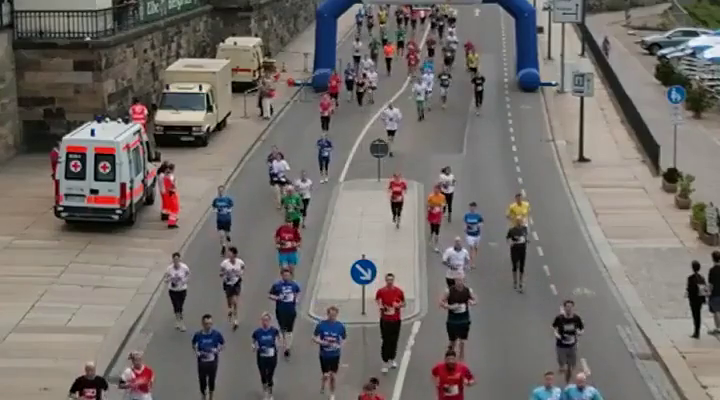
#> input picture frame 15 of Day64/Computer Vision - Object Tracking with OpenCV and Python/Video/run.mp4, 720 x 400 px, given in place of chaplin.mp4, which was not available
$ jupyter execute 02_Dense_Optical_Flow.ipynb
#> lines starting #> are read from the running program, lines starting #| are printed output that depends on the picture; pictures that were not available may be replaced by others from this repository, and a replacement may not be noted
[cell 1]
"""import cv2
import numpy as np

#Video Capture
cap = cv2.VideoCapture('Video/Chaplin.mp4')

#read the capture and get the first frame
ret,first_frame=cap.read()

#convert frame to grayscale
prev_gray=cv2.cvtColor(first_frame,cv2.COLOR_BGR2GRAY)

#Create an image with the same dimensions as the frame for the latest drawing purposes
mask=np.zeros_like(first_frame)

#saturation to maximum
mask[...,1]=255

while(cap.isOpened()):

    #read the capture and get the first frame
    ret,frame=cap.read()

    #open new window and display the input the first frame
    cv2.imshow('input',frame)

    #convert all frame to Grayscale (previously we did only the first frame)
    gray= cv2.cvtColor(frame,cv2.COLOR_BGR2GRAY)

    #calculate dense optical flow by Farenback
    flow=cv2.calcOpticalFlowFarenback(prev_gray,
                                     gray,
                                     None,
                                     0.5,
                                     3,
                                     15,
                                     3,
                                     5,
                                     1.2,
                                     0)
    #compute Magnitude and Angle
    magn,angle=cv2.cartToPolar(flow[...,0],
                              flow[...,1])

    #set image hue depanding on the optical flow direction
    mask[...,0]=angle*180/(np.pi/2)

    #normalize the magnitude
    mask[...,2] = cv2.normalize(magn,
                               None,
                               0,
                               255,
                               cv2.NORM_MINMAX)

    #convert HSV to RGB
    rgb=cv2.cvtColor(mask,cv2.COLOR_HSV2RGB)

    #open new window and display the output
    cv2.imshow('Dense Optical Flow',rgb)

    #update previous frame
    prev_gray=gray

    #close the frame
    if cv2.waitKey(30)& 0xFF == ord('q'):
        break

cap.release()
cv2.destroyALlWindows()"""

# Import Libraries
import cv2
import numpy as np


# Video Capture
cap=cv2.VideoCapture('Video/chaplin.mp4')

# Read the capture and get the first frame
ret,first_frame=cap.read()
#> first_frame is the input picture: shape (400, 720, 3); mean B, G, R 106.7, 110.3, 115.7

# Convert frame to Grayscale
prev_gray=cv2.cvtColor(first_frame,cv2.COLOR_BGR2GRAY)
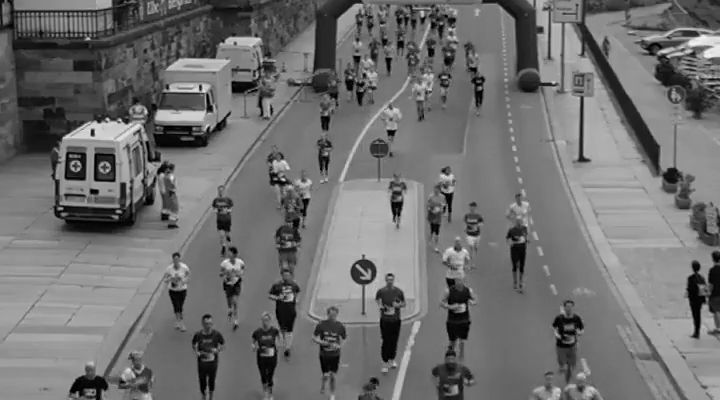
#> prev_gray: shape (400, 720); min 0, max 244, mean 111.5

# Create# Create an image with the same dimensions as the frame for later drawing purposes
mask=np.zeros_like(first_frame)

# Saturation to maximum
mask[...,1]=255

# While loop
while(cap.isOpened()):

    # Read the capture and get the first frame
    ret,frame=cap.read()
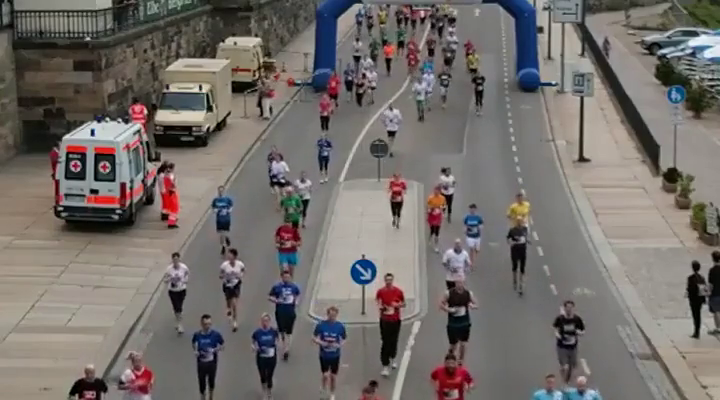
#> input picture frame 16 of Day64/Computer Vision - Object Tracking with OpenCV and Python/Video/run.mp4, 720 x 400 px, given in place of chaplin.mp4, which was not available
#> frame is the input picture: shape (400, 720, 3); mean B, G, R 106.7, 110.4, 115.8

    # Open new window and display the input frame
    cv2.imshow('input',frame)

    # Convert all frame to Grayscale (previously we did only the first frame)
    gray= cv2.cvtColor(frame,cv2.COLOR_BGR2GRAY)
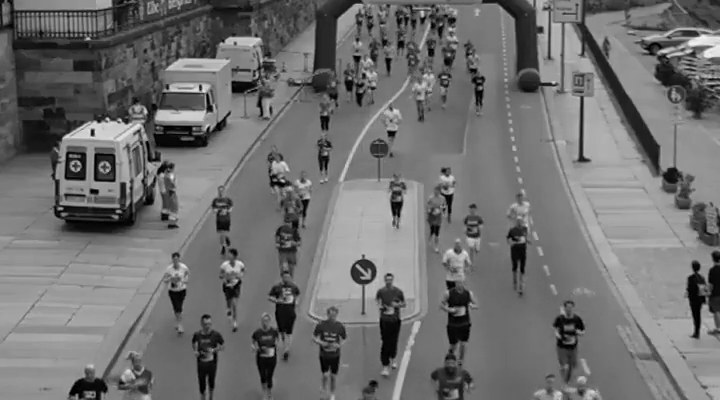
#> gray: shape (400, 720); min 0, max 242, mean 111.6

    # Calculate dense optical flow by Farneback
    flow=cv2.calcOpticalFlowFarneback(prev_gray,
                                     gray,
                                     None,
                                     0.5,
                                     3,
                                     15,
                                     3,
                                     5,
                                     1.2,
                                     0)

    # Compute Magnitude and Angle
    magn,angle=cv2.cartToPolar(flow[...,0],
                               flow[...,1])
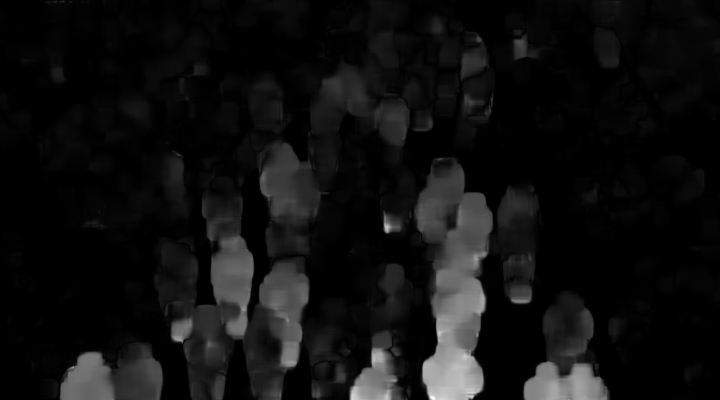
#> magn: shape (400, 720) float32; min 3.09e-10, max 5.93, mean 0.388; drawn with min black and max white
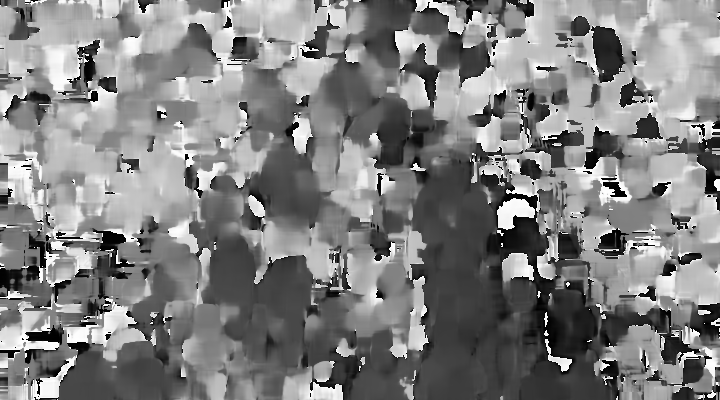
#> angle: shape (400, 720) float32; min 2.52e-05, max 6.28, mean 3.18; drawn with min black and max white

    # Set image hue depanding on the optical flow direction
    mask[...,0]=angle*180/(np.pi/2)
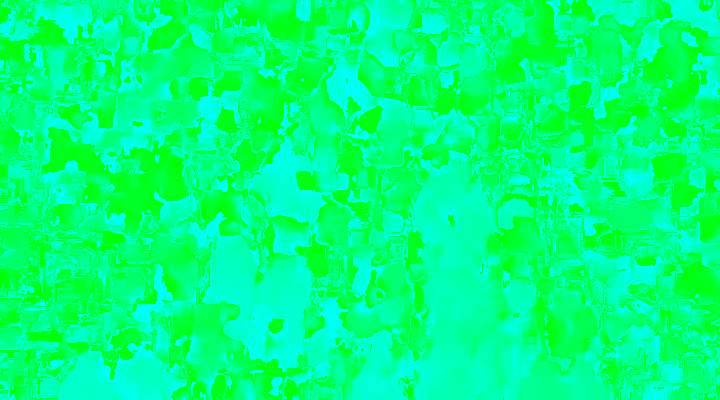
#> mask: shape (400, 720, 3); mean of channels 0, 1, 2 126.7, 255, 0; drawn as B, G, R

    # Normalize the magnitude
    mask[...,2] =cv2.normalize(magn,
                              None,
                              0,
                              255,
                              cv2.NORM_MINMAX)
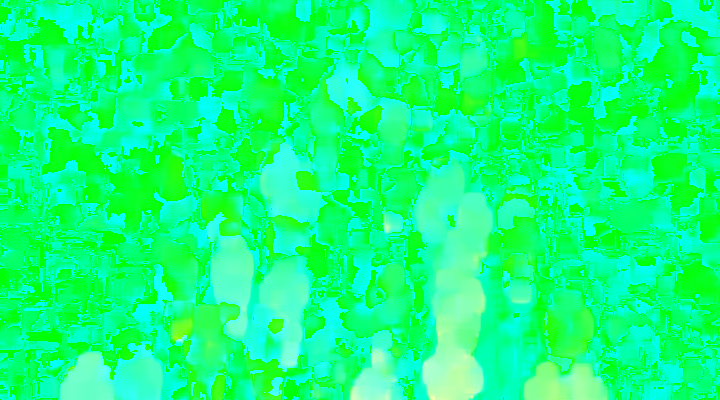
#> mask: shape (400, 720, 3); mean of channels 0, 1, 2 126.7, 255, 16.3; drawn as B, G, R

    # Convert HSV to RGB
    rgb=cv2.cvtColor(mask,cv2.COLOR_HSV2RGB)
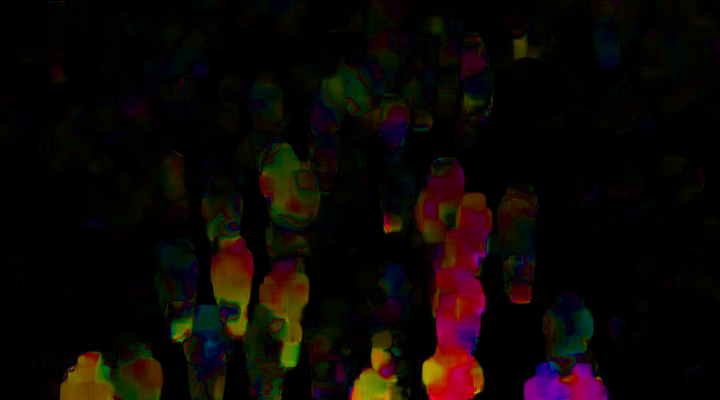
#> rgb: shape (400, 720, 3); mean R, G, B 12.6, 7.1, 4.1

    # Open new window and display the output
    cv2.imshow('Dense Optical Flow',rgb)

    # Update previous frame
    prev_gray=gray

    # Close the frame
    if cv2.waitKey(30)& 0xFF == ord('q'):
#> (key q is pressed here)
        break

# Release and Destroy
cap.release()
cv2.destroyAllWindows()

$ run again, starting later in the video
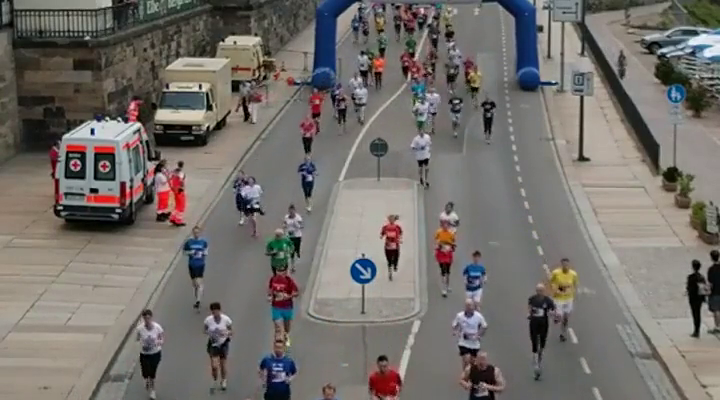
#> input picture frame 67 of Day64/Computer Vision - Object Tracking with OpenCV and Python/Video/run.mp4, 720 x 400 px, given in place of chaplin.mp4, which was not available
#> first_frame is the input picture: shape (400, 720, 3); mean B, G, R 107.4, 111.9, 116.3
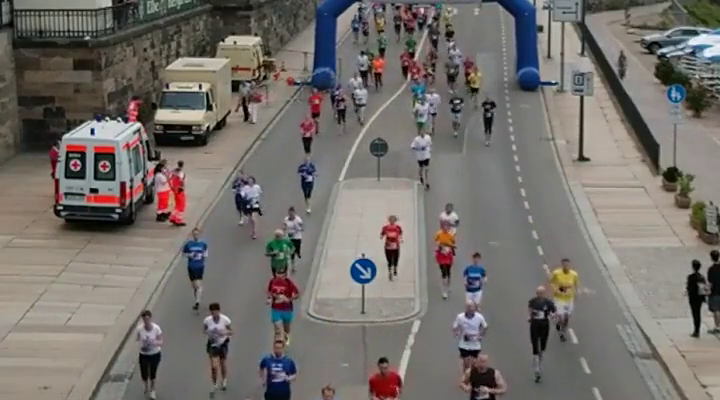
#> input picture frame 68 of Day64/Computer Vision - Object Tracking with OpenCV and Python/Video/run.mp4, 720 x 400 px, given in place of chaplin.mp4, which was not available
#> frame is the input picture: shape (400, 720, 3); mean B, G, R 107.7, 111.9, 116.5
#> `rgb=cv2.cvtColor(mask,cv2.COLOR_HSV2RGB)`:
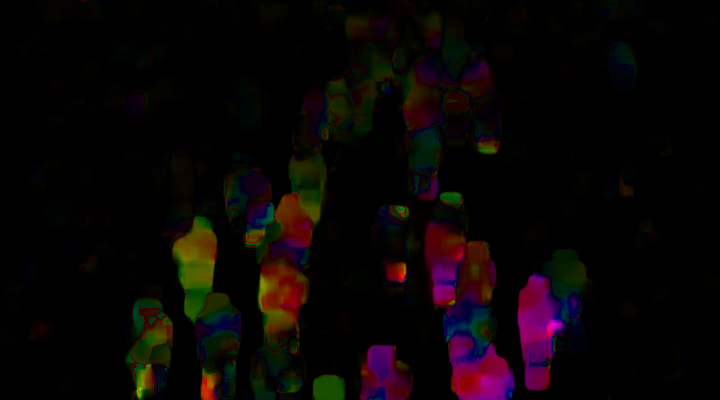
#> rgb: shape (400, 720, 3); mean R, G, B 9.9, 5, 4.8

$ run again, starting later in the video
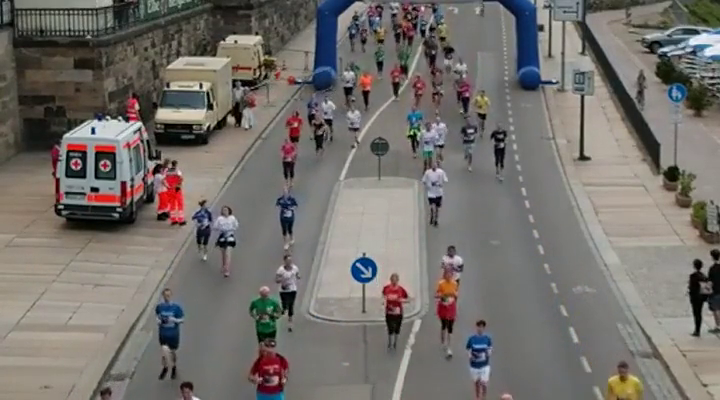
#> input picture frame 120 of Day64/Computer Vision - Object Tracking with OpenCV and Python/Video/run.mp4, 720 x 400 px, given in place of chaplin.mp4, which was not available
#> first_frame is the input picture: shape (400, 720, 3); mean B, G, R 108.1, 112.6, 116.6
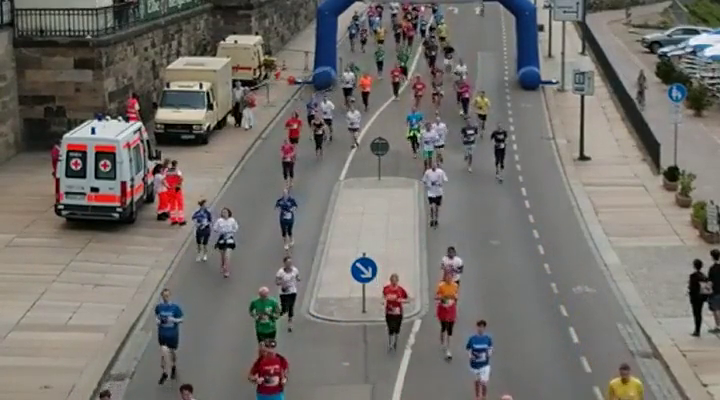
#> input picture frame 121 of Day64/Computer Vision - Object Tracking with OpenCV and Python/Video/run.mp4, 720 x 400 px, given in place of chaplin.mp4, which was not available
#> frame is the input picture: shape (400, 720, 3); mean B, G, R 107.9, 112.6, 116.4
#> `rgb=cv2.cvtColor(mask,cv2.COLOR_HSV2RGB)`:
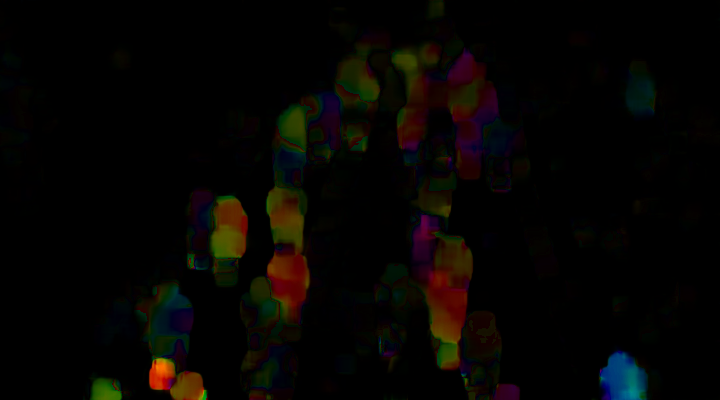
#> rgb: shape (400, 720, 3); mean R, G, B 6.4, 4.6, 2.3
